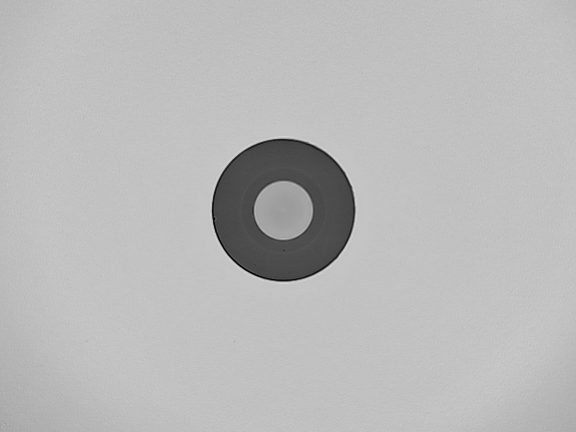
#> input picture samples2/img38.jpg, 1152 x 864 px, found by its file name (shown at 1/2 size)
$ python create_defect_mask.py
#> lines starting #> are read from the running program, lines starting #| are printed output that depends on the picture; after the words box and inside, x2 and y2 are one past the last pixel; in counts of white or black regions, pixels touching at a corner belong together
import cv2
import numpy as np

# Load image to get dimensions
img_path = r"C:\Users\Saem1001\Documents\GitHub\OpenCV-Practice\samples2\img38.jpg"
image = cv2.imread(img_path, cv2.IMREAD_GRAYSCALE)
#> image is the input picture: shape (864, 1152); min 0, max 231, mean 185.2
h, w = image.shape
#> h = 864; w = 1152

# Create region defects mask
region_mask = np.zeros((h, w), dtype=np.uint8)

# Add circular defects
cv2.circle(region_mask, (w//4, h//4), 15, 255, -1)
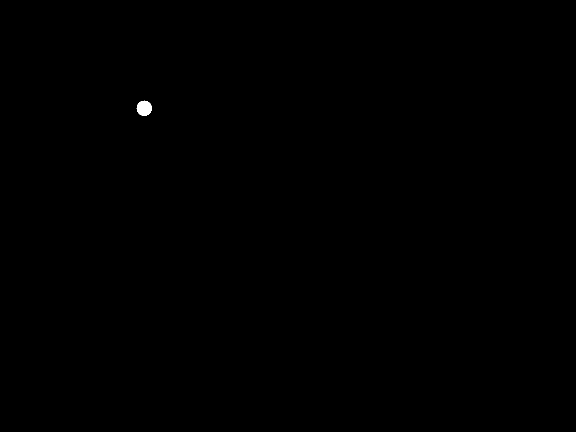
#> region_mask: shape (864, 1152) (shown at 1/2 size); 0.07% white; 1 white region, box (x1, y1, x2, y2) and area: (273, 201, 304, 232) 709
cv2.circle(region_mask, (3*w//4, h//3), 20, 255, -1)
cv2.ellipse(region_mask, (w//2, 2*h//3), (40, 20), 45, 0, 360, 255, -1)
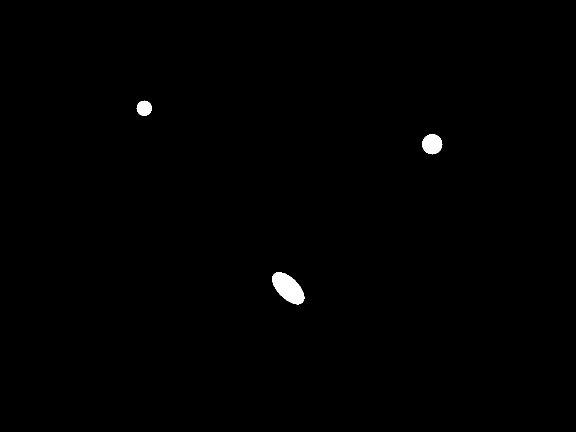
#> region_mask: shape (864, 1152) (shown at 1/2 size); 0.46% white; 3 white regions, box (x1, y1, x2, y2) and area: (544, 544, 609, 609) 2607, (844, 268, 885, 309) 1257, (273, 201, 304, 232) 709

# Apply morphological operations for realistic shapes
kernel = cv2.getStructuringElement(cv2.MORPH_ELLIPSE, (5, 5))
region_mask = cv2.morphologyEx(region_mask, cv2.MORPH_CLOSE, kernel)

# Save region defects mask
cv2.imwrite('region_defects_mask.jpg', region_mask)

# Create scratches mask
scratch_mask = np.zeros((h, w), dtype=np.uint8)

# Add line defects (scratches)
cv2.line(scratch_mask, (50, 100), (w-100, h-50), 255, 2)
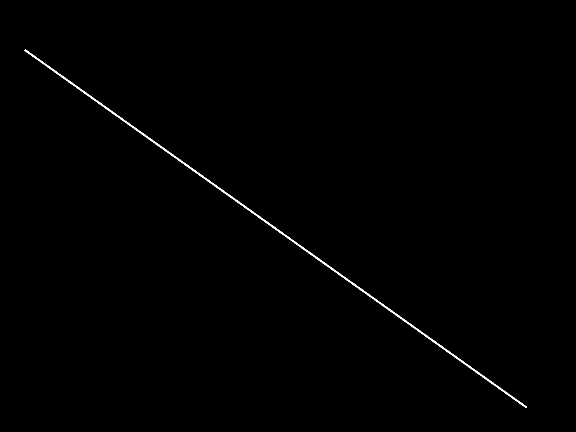
#> scratch_mask: shape (864, 1152) (shown at 1/2 size); 0.41% white; 1 white region, box (x1, y1, x2, y2) and area: (49, 99, 1054, 816) 4069
cv2.line(scratch_mask, (w-50, 50), (100, h//2), 255, 3)

# Add curved scratch using polylines
pts = np.array([[w//2, 50], [w//2+50, 150], [w//2, 250], [w//2-50, 350]], np.int32)
cv2.polylines(scratch_mask, [pts], False, 255, 2)
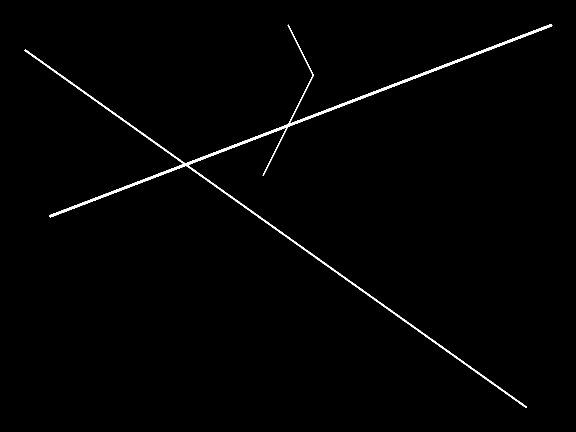
#> scratch_mask: shape (864, 1152) (shown at 1/2 size); 1% white; 1 white region, box (x1, y1, x2, y2) and area: (49, 48, 1105, 816) 10314

# Save scratches mask
cv2.imwrite('scratches_mask.jpg', scratch_mask)

# Combine all defects
all_defects = cv2.bitwise_or(region_mask, scratch_mask)
cv2.imwrite('all_defects_mask.jpg', all_defects)
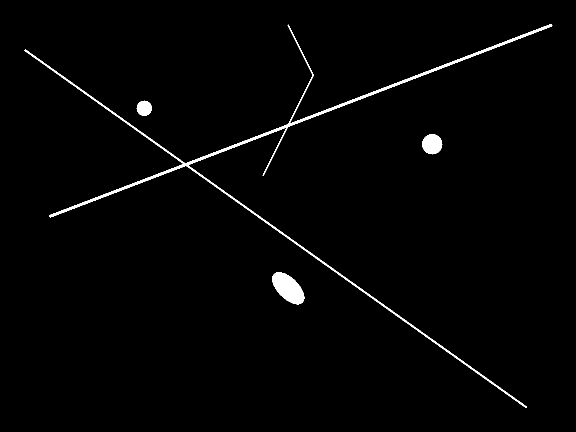
#> saved as all_defects_mask.jpg: shape (864, 1152) (shown at 1/2 size); 1.5% white; 4 white regions, box (x1, y1, x2, y2) and area: (49, 48, 1105, 816) 10314, (544, 544, 609, 609) 2607, (844, 268, 885, 309) 1257, (273, 201, 304, 232) 709

# Display results
cv2.imshow('Region Defects', region_mask)
cv2.imshow('Scratches', scratch_mask)
cv2.imshow('All Defects', all_defects)
cv2.waitKey(0)
cv2.destroyAllWindows()
